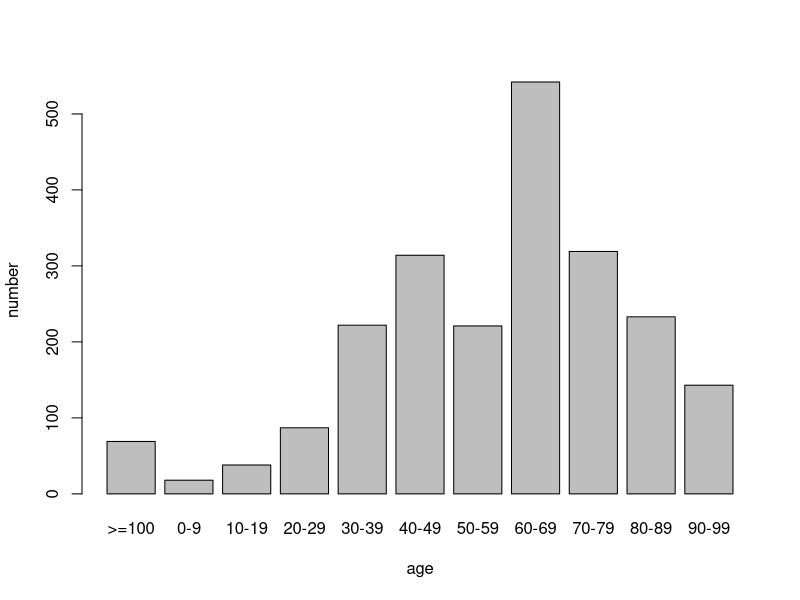
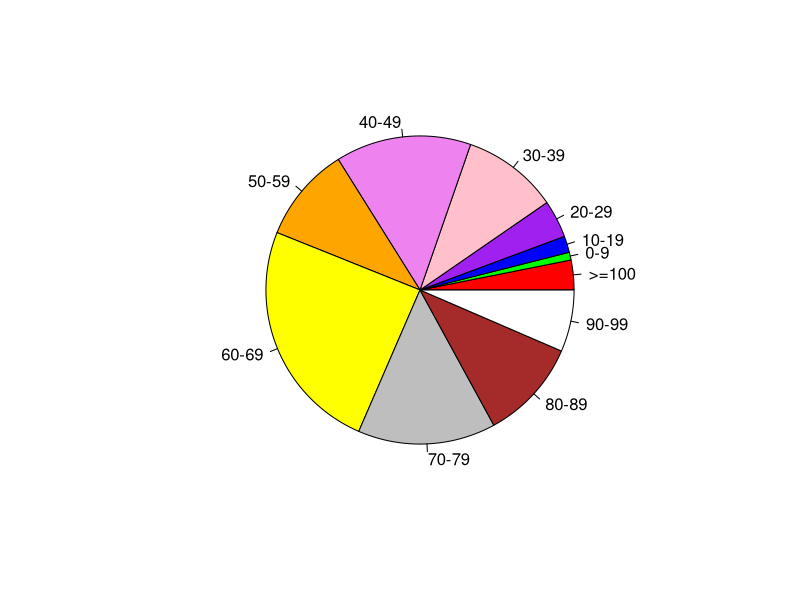
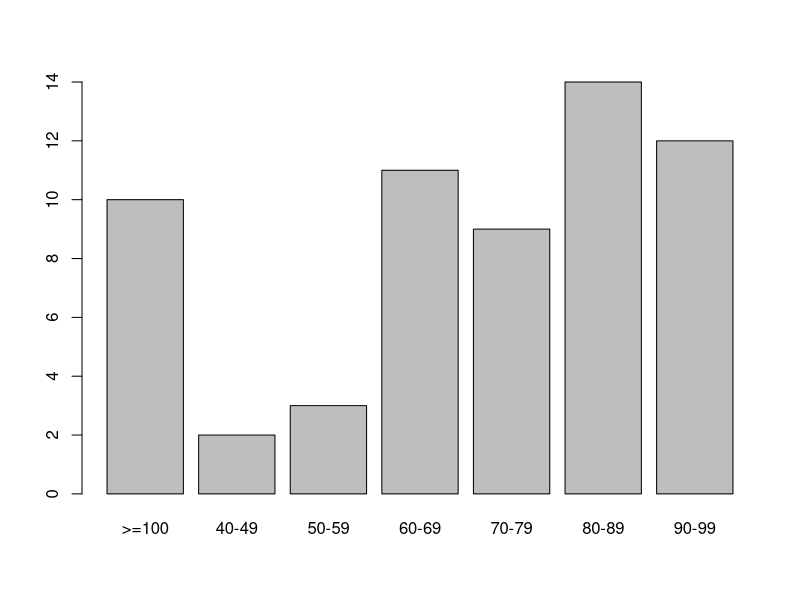
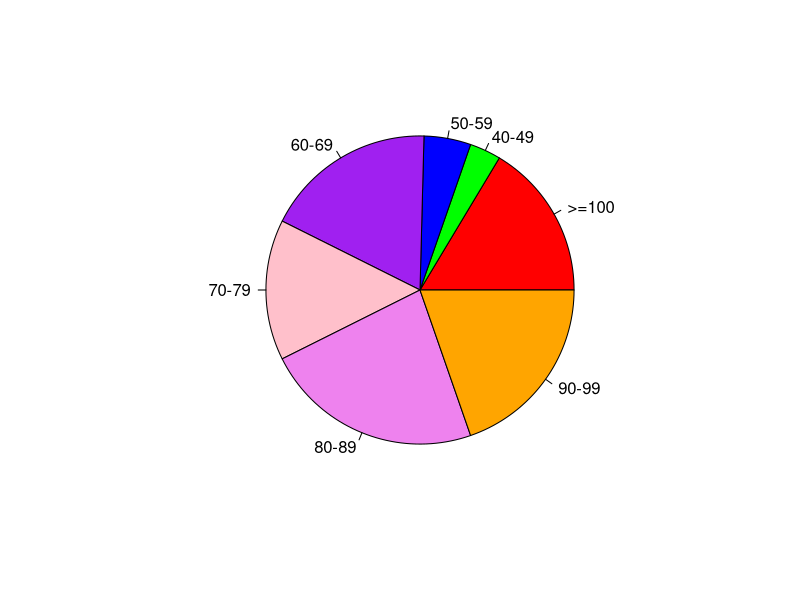
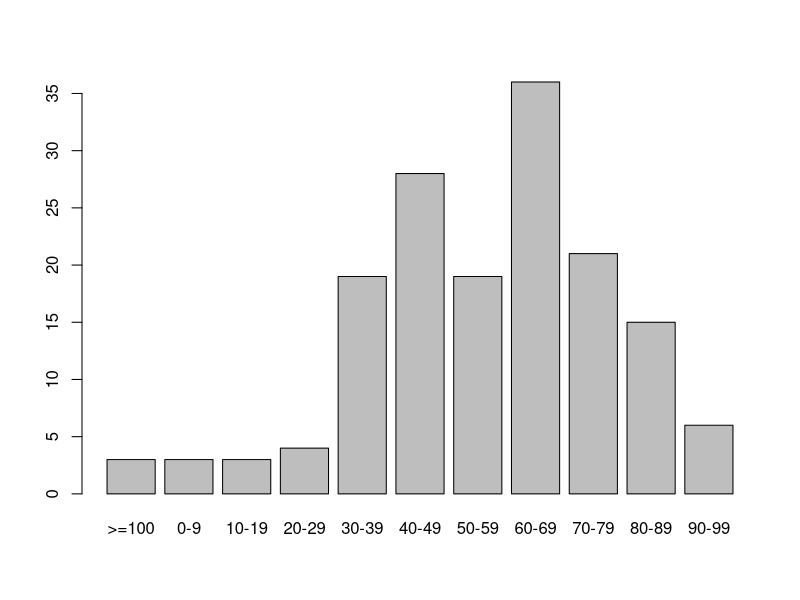
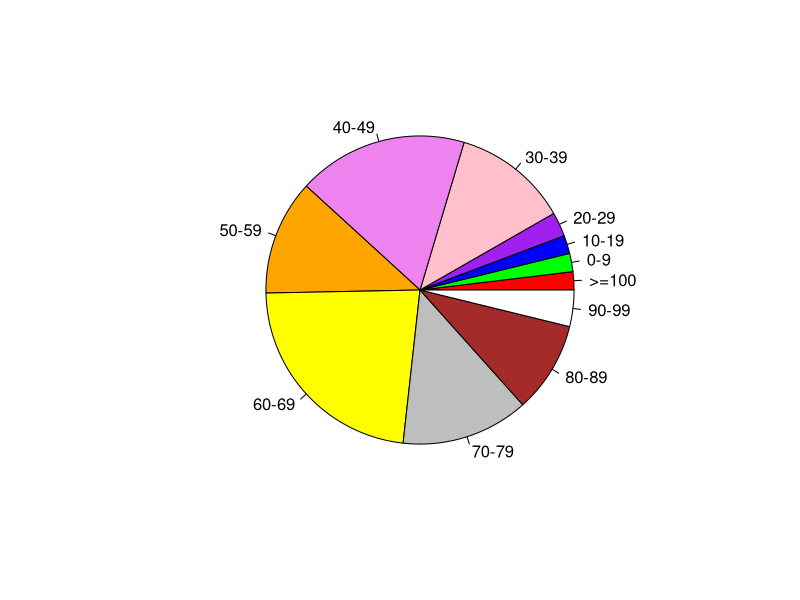
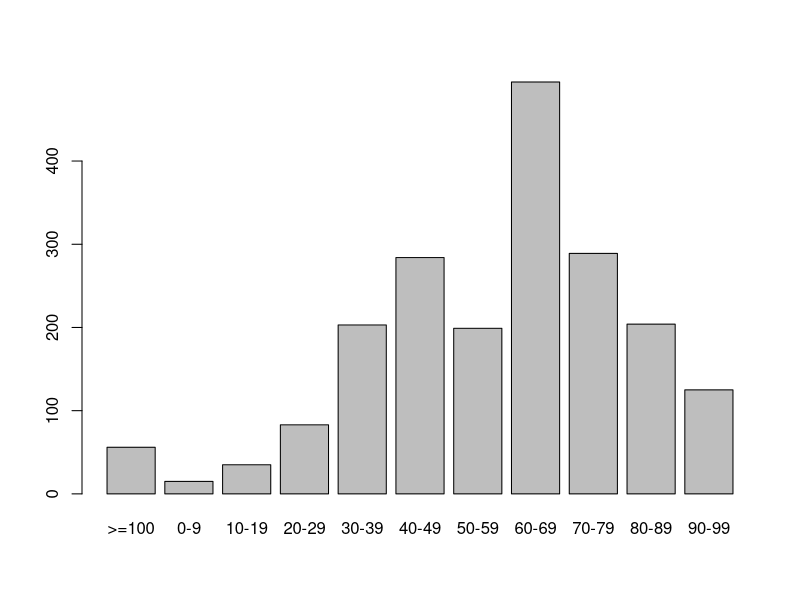
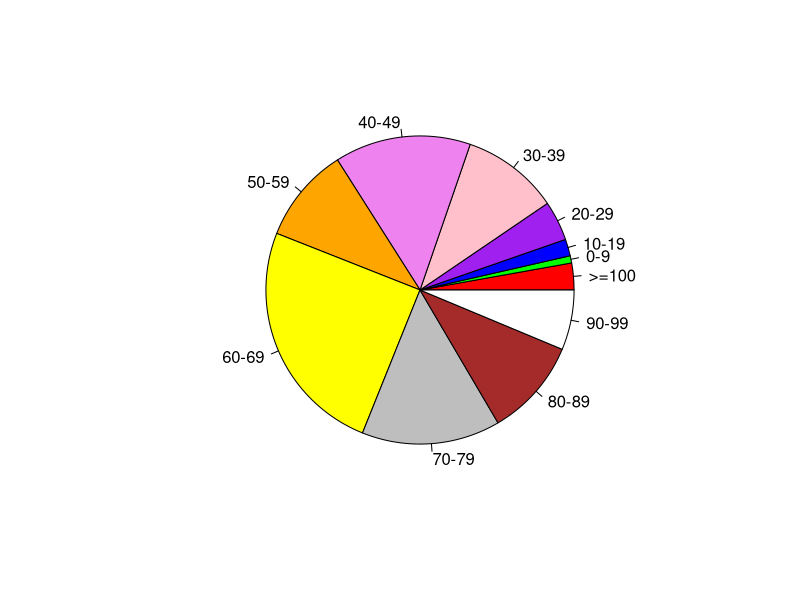

The R script that drew these images, in order: (Note: this script raises an error after producing the figures.)
setwd("E:\\4th Year\\Big data\\project\\covid19_bigdata_project")
rm(list = ls())

analysisData <- read.csv("preprocessedfinalData.csv",header = TRUE)

#--------------------- analysing age ------------------------

color <- c("red","green","blue","purple","pink","violet",
            "orange","yellow","grey","brown","white")
ages<-table(analysisData$age)
barplot(ages,xlab="age",ylab = "number")  
pie(ages , col = color)


#------------------------ age with death,recovered ---------------------------------
dAges <- table(analysisData[analysisData$death == 1 , c("age")])
barplot(dAges)
pie(dAges , col = color)

rAges <- table(analysisData[analysisData$recovered == 1 , c("age")])
barplot(rAges)
pie(rAges , col = color)

iAges <- table(analysisData[analysisData$recovered == 0 & analysisData$death == 0 , c("age")])
barplot(iAges)
pie(iAges , col = color)

maxdAgesCat <- table(analysisData[analysisData$age == "60-69" , c("death")]) # people of ages "60-69" die by 2.018%
maxrAgesCat <- table(analysisData[analysisData$age == "60-69" , c("recovered")]) # people of ages "60-69" recover by 6.6%

secdAgesCat <- table(analysisData[analysisData$age == "40-49" , c("death")]) # people of ages "40-49" die by 0.63%
secrAgesCat <- table(analysisData[analysisData$age == "40-49" , c("recovered")]) # people of ages "40-49" recover by 9%

#------------------------age with gender ------------------------------

fAges <- table(analysisData[analysisData$gender == "F" , c("age")])
barplot(fAges)
pie(fAges , col = color)

mAges <- table(analysisData[analysisData$gender == "M" , c("age")])
barplot(mAges)
pie(mAges , col = color)

#-----------------------------gender-----------------------------------
gender<- table(analysisData$gender)
barplot(gender)
pie(gender,col = c("pink","blue"))

recGender <- table(analysisData[analysisData$recovered == 1 , c("gender")])
barplot(recGender,col = c("pink","blue"))
pie(recGender,col = c("pink","blue"))

dGender <- table(analysisData[analysisData$death == 1 , c("gender")])
barplot(dGender,col = c("pink","blue"))
pie(dGender,col = c("pink","blue"))

recM <- table(analysisData[analysisData$gender== "M" , c("recovered")]) # males recover by 7.42%
diedM <- table(analysisData[analysisData$gender== "M" , c("death")]) # males die by 3.83%

recF <- table(analysisData[analysisData$gender== "F" , c("recovered")]) # females recover by 7.45%
diedF <- table(analysisData[analysisData$gender== "F" , c("death")]) # Females die by 1.58%


#-------------------------------analysing dates --------------------------------------
analysisData$diff_ad_onset <- abs(analysisData$date_admission_hospital- analysisData$date_onset_symptoms)
analysisData$diff_con_ad <- abs(analysisData$date_confirmation- analysisData$date_admission_hospital)
analysisData$diff_con_onset <- abs(analysisData$date_confirmation- analysisData$date_onset_symptoms)

#-------------------------------------wuhan--------------------------------------------
barplot(table(analysisData$wuhan))

dWuhan <- table(analysisData[analysisData$wuhan == 1 , c("death")])# people in wuhan die by 6.1% 
barplot(dWuhan)
pie(dWuhan,col = c("blue","red"))

rWuhan <- table(analysisData[analysisData$wuhan == 1 , c("recovered")])# people in wuhan recover by 11% 
barplot(rWuhan)
pie(rWuhan,col = c("blue","red"))

#-------------------------countries------------------------------
c <- read.csv("countries.csv",header = TRUE, sep = ",")
c$country <- as.character(c$country)
c$dPerc <- (c$death/c$confirmed )*100
c$rPerc <- (c$recovered/c$confirmed )*100

plot(as.factor(c$country),c$confirmed)

hCount <- c[c$confirmed >= 100000,]
plot(as.factor(hCount$country),hCount$confirmed,)

fthCount <- c[c$confirmed <= 5000 &c$confirmed >= 2000 ,]
plot(as.factor(fthCount$country),fthCount$confirmed,)

tTHCount <- c[c$confirmed > 5000 & c$confirmed <= 10000,]
plot(as.factor(tTHCount$country),tTHCount$confirmed,)

mtTHCount <- c[c$confirmed > 10000 & c$confirmed < 100000,]
plot(as.factor(mtTHCount$country),mtTHCount$confirmed,)

thdCount <- c[c$death >= 1000,]
plot(as.factor(thdCount$country),thdCount$death,)

hdCount <- c[c$death < 1000 &c$death >= 100 ,]
plot(as.factor(hdCount$country),hdCount$death,)

fdCount <- c[c$death >= 50 & c$death < 100,]
plot(as.factor(fdCount$country),fdCount$death,)

zdCount <- c[c$death < 50,]
plot(as.factor(zdCount$country),zdCount$death,)


thrCount <- c[c$recovered >= 10000,]
plot(as.factor(thrCount$country),thrCount$recovered,)

hrCount <- c[c$recovered < 10000 &c$recovered >= 1000,]
plot(as.factor(hrCount$country),hrCount$recovered,)

frCount <- c[c$recovered >= 500 & c$recovered < 1000,]
plot(as.factor(frCount$country),frCount$recovered,)

zrCount <- c[c$recovered < 500,]
plot(as.factor(zrCount$country),zrCount$recovered,)

